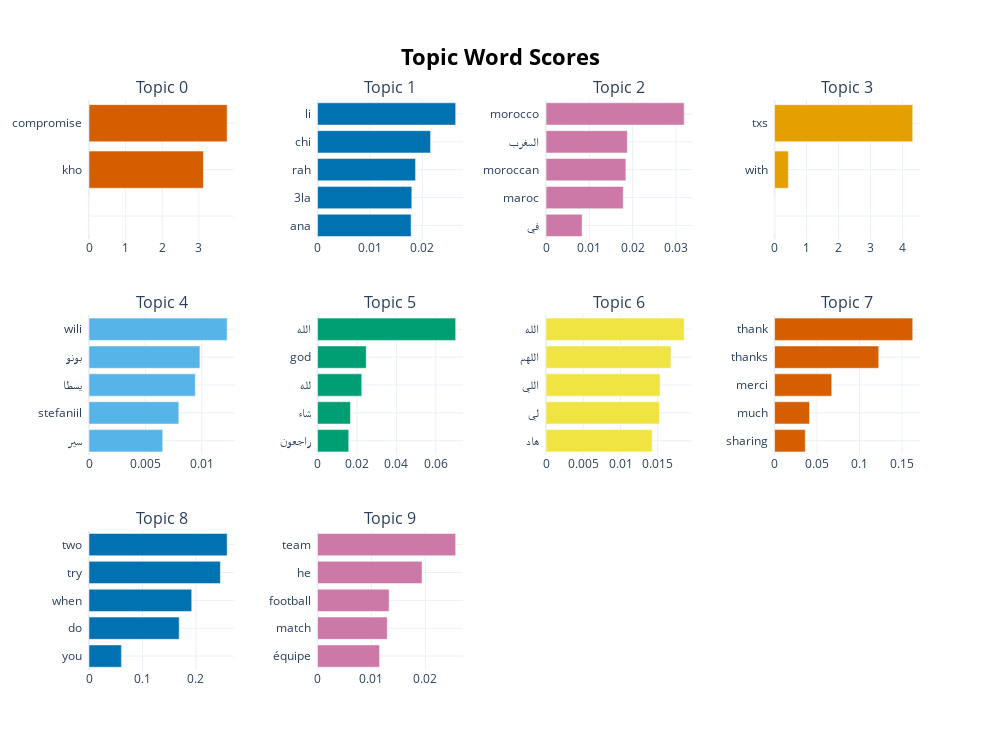

Write notebook code for a chart like this one.
### Markdown cell above
### Visualize Terms

We can visualize the selected terms for a few topics by creating bar charts out of the c-TF-IDF scores for each topic representation. Insights can be gained from the relative c-TF-IDF scores between and within topics. Moreover, you can easily compare topic representations to each other.

### Code cell
topic_model.visualize_barchart(top_n_topics=10)

### Figure 1 — Plotly figure (JSON) as saved in the notebook; plotly's stock layout.template omitted (floating-point values rounded to 4 significant figures)
{"data": [{"marker": {"color": "#D55E00"}, "orientation": "h", "type": "bar", "x": [1e-05, 1e-05, 1e-05, 3.124, 3.773], "xaxis": "x", "y": ["  ", "  ", "  ", "kho  ", "compromise  "], "yaxis": "y"}, {"marker": {"color": "#0072B2"}, "orientation": "h", "type": "bar", "x": [0.01786, 0.01799, 0.0187, 0.02157, 0.02636], "xaxis": "x2", "y": ["ana  ", "3la  ", "rah  ", "chi  ", "li  "], "yaxis": "y2"}, {"marker": {"color": "#CC79A7"}, "orientation": "h", "type": "bar", "x": [0.008329, 0.01783, 0.01844, 0.01877, 0.03192], "xaxis": "x3", "y": ["في  ", "maroc  ", "moroccan  ", "المغرب  ", "morocco  "], "yaxis": "y3"}, {"marker": {"color": "#E69F00"}, "orientation": "h", "type": "bar", "x": [1e-05, 1e-05, 1e-05, 0.43, 4.322], "xaxis": "x4", "y": ["  ", "  ", "  ", "with  ", "txs  "], "yaxis": "y4"}, {"marker": {"color": "#56B4E9"}, "orientation": "h", "type": "bar", "x": [0.006542, 0.007967, 0.009427, 0.00984, 0.01226], "xaxis": "x5", "y": ["سير  ", "stefaniil  ", "يسطا  ", "بونو  ", "wili  "], "yaxis": "y5"}, {"marker": {"color": "#009E73"}, "orientation": "h", "type": "bar", "x": [0.01583, 0.01671, 0.02243, 0.02471, 0.07009], "xaxis": "x6", "y": ["راجعون  ", "شاء  ", "لله  ", "god  ", "الله  "], "yaxis": "y6"}, {"marker": {"color": "#F0E442"}, "orientation": "h", "type": "bar", "x": [0.01425, 0.01523, 0.01533, 0.01678, 0.01856], "xaxis": "x7", "y": ["هاد  ", "لي  ", "اللي  ", "اللهم  ", "الله  "], "yaxis": "y7"}, {"marker": {"color": "#D55E00"}, "orientation": "h", "type": "bar", "x": [0.03613, 0.04115, 0.0673, 0.1226, 0.1626], "xaxis": "x8", "y": ["sharing  ", "much  ", "merci  ", "thanks  ", "thank  "], "yaxis": "y8"}, {"marker": {"color": "#0072B2"}, "orientation": "h", "type": "bar", "x": [0.06062, 0.1688, 0.1922, 0.2458, 0.2585], "xaxis": "x9", "y": ["you  ", "do  ", "when  ", "try  ", "two  "], "yaxis": "y9"}, {"marker": {"color": "#CC79A7"}, "orientation": "h", "type": "bar", "x": [0.01152, 0.01294, 0.01328, 0.01939, 0.02563], "xaxis": "x10", "y": ["équipe  ", "match  ", "football  ", "he  ", "team  "], "yaxis": "y10"}], "layout": {"annotations": [{"font": {"size": 16}, "showarrow": false, "text": "Topic 0", "x": 0.0875, "xanchor": "center", "xref": "paper", "y": 1, "yanchor": "bottom", "yref": "paper"}, {"font": {"size": 16}, "showarrow": false, "text": "Topic 1", "x": 0.3625, "xanchor": "center", "xref": "paper", "y": 1, "yanchor": "bottom", "yref": "paper"}, {"font": {"size": 16}, "showarrow": false, "text": "Topic 2", "x": 0.6375, "xanchor": "center", "xref": "paper", "y": 1, "yanchor": "bottom", "yref": "paper"}, {"font": {"size": 16}, "showarrow": false, "text": "Topic 3", "x": 0.9125, "xanchor": "center", "xref": "paper", "y": 1, "yanchor": "bottom", "yref": "paper"}, {"font": {"size": 16}, "showarrow": false, "text": "Topic 4", "x": 0.0875, "xanchor": "center", "xref": "paper", "y": 0.6222, "yanchor": "bottom", "yref": "paper"}, {"font": {"size": 16}, "showarrow": false, "text": "Topic 5", "x": 0.3625, "xanchor": "center", "xref": "paper", "y": 0.6222, "yanchor": "bottom", "yref": "paper"}, {"font": {"size": 16}, "showarrow": false, "text": "Topic 6", "x": 0.6375, "xanchor": "center", "xref": "paper", "y": 0.6222, "yanchor": "bottom", "yref": "paper"}, {"font": {"size": 16}, "showarrow": false, "text": "Topic 7", "x": 0.9125, "xanchor": "center", "xref": "paper", "y": 0.6222, "yanchor": "bottom", "yref": "paper"}, {"font": {"size": 16}, "showarrow": false, "text": "Topic 8", "x": 0.0875, "xanchor": "center", "xref": "paper", "y": 0.2444, "yanchor": "bottom", "yref": "paper"}, {"font": {"size": 16}, "showarrow": false, "text": "Topic 9", "x": 0.3625, "xanchor": "center", "xref": "paper", "y": 0.2444, "yanchor": "bottom", "yref": "paper"}], "height": 750, "hoverlabel": {"bgcolor": "white", "font": {"family": "Rockwell", "size": 16}}, "showlegend": false, "title": {"font": {"color": "Black", "size": 22}, "text": "<b>Topic Word Scores", "x": 0.5, "xanchor": "center", "yanchor": "top"}, "width": 1000, "xaxis": {"anchor": "y", "domain": [0, 0.175], "showgrid": true}, "xaxis10": {"anchor": "y10", "domain": [0.275, 0.45], "showgrid": true}, "xaxis11": {"anchor": "y11", "domain": [0.55, 0.725], "showgrid": true}, "xaxis12": {"anchor": "y12", "domain": [0.825, 1], "showgrid": true}, "xaxis2": {"anchor": "y2", "domain": [0.275, 0.45], "showgrid": true}, "xaxis3": {"anchor": "y3", "domain": [0.55, 0.725], "showgrid": true}, "xaxis4": {"anchor": "y4", "domain": [0.825, 1], "showgrid": true}, "xaxis5": {"anchor": "y5", "domain": [0, 0.175], "showgrid": true}, "xaxis6": {"anchor": "y6", "domain": [0.275, 0.45], "showgrid": true}, "xaxis7": {"anchor": "y7", "domain": [0.55, 0.725], "showgrid": true}, "xaxis8": {"anchor": "y8", "domain": [0.825, 1], "showgrid": true}, "xaxis9": {"anchor": "y9", "domain": [0, 0.175], "showgrid": true}, "yaxis": {"anchor": "x", "domain": [0.7556, 1], "showgrid": true}, "yaxis10": {"anchor": "x10", "domain": [0, 0.2444], "showgrid": true}, "yaxis11": {"anchor": "x11", "domain": [0, 0.2444], "showgrid": true}, "yaxis12": {"anchor": "x12", "domain": [0, 0.2444], "showgrid": true}, "yaxis2": {"anchor": "x2", "domain": [0.7556, 1], "showgrid": true}, "yaxis3": {"anchor": "x3", "domain": [0.7556, 1], "showgrid": true}, "yaxis4": {"anchor": "x4", "domain": [0.7556, 1], "showgrid": true}, "yaxis5": {"anchor": "x5", "domain": [0.3778, 0.6222], "showgrid": true}, "yaxis6": {"anchor": "x6", "domain": [0.3778, 0.6222], "showgrid": true}, "yaxis7": {"anchor": "x7", "domain": [0.3778, 0.6222], "showgrid": true}, "yaxis8": {"anchor": "x8", "domain": [0.3778, 0.6222], "showgrid": true}, "yaxis9": {"anchor": "x9", "domain": [0, 0.2444], "showgrid": true}}}
